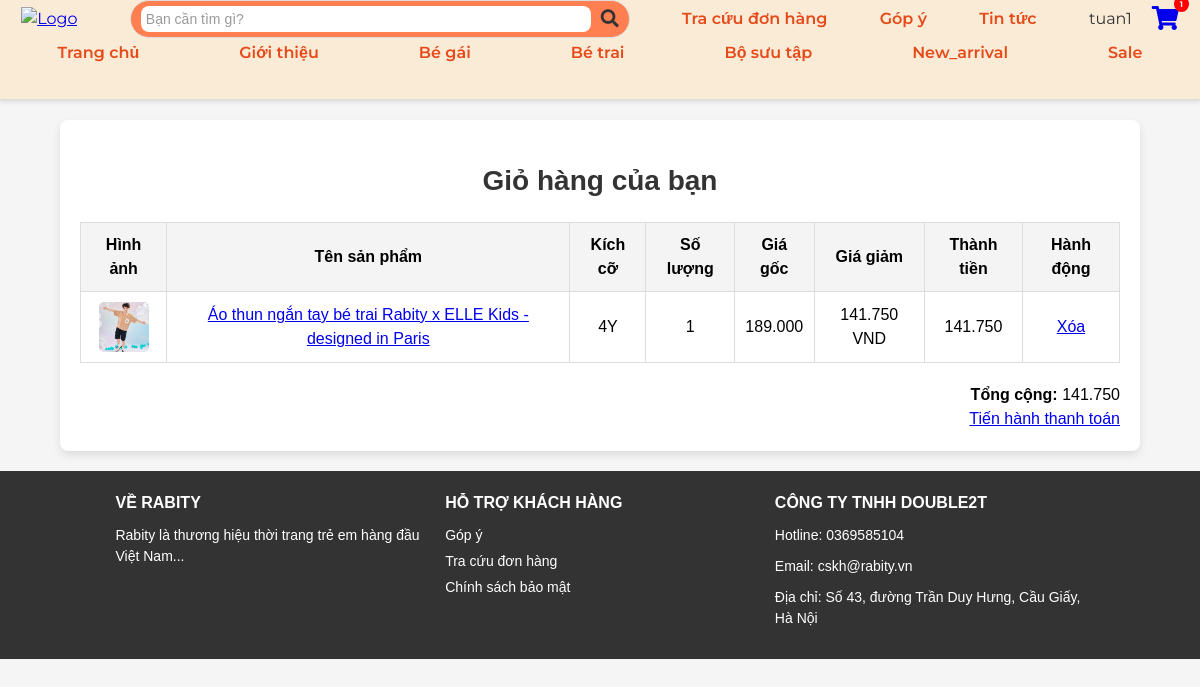
The app's page /cart/cart.php (signed in), older data.
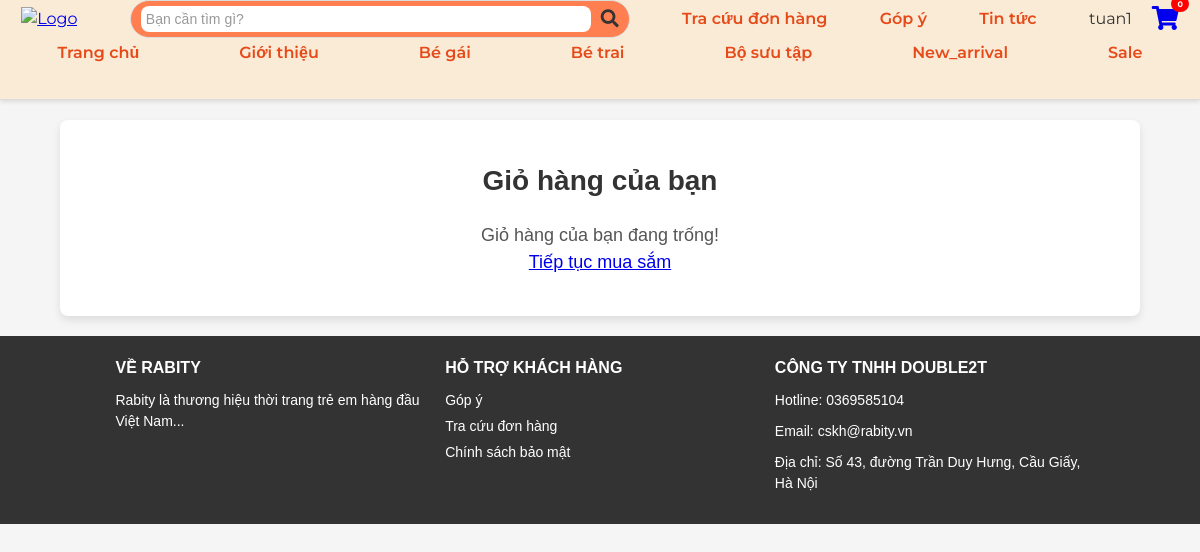
The same page, newer data.
### tables this page shows
CREATE TABLE `cart` (
  `id` int(11) NOT NULL,
  `user_id` int(11) NOT NULL,
  `product_id` int(11) NOT NULL,
  `quantity` int(11) NOT NULL DEFAULT 1,
  `created_at` timestamp NOT NULL DEFAULT current_timestamp(),
  `size` varchar(50) DEFAULT NULL
);

CREATE TABLE `products` (
  `id` int(11) NOT NULL,
  `product_code` varchar(50) NOT NULL,
  `name` varchar(255) NOT NULL,
  `image` varchar(255) NOT NULL,
  `description` text NOT NULL,
  `price` decimal(10,2) NOT NULL,
  `created_at` timestamp NOT NULL DEFAULT current_timestamp(),
  `sale_percentage` int(11) DEFAULT 0,
  `stock` int(11) DEFAULT 50,
  `cost_price` decimal(10,2) DEFAULT NULL,
  `sale_price` decimal(10,2) DEFAULT NULL,
  `sold_quantity` int(11) DEFAULT 0
);

### cart/cart.php (the view, shortened to what the changed rows need)
<?php
require '../db.php';
$user_id = $_SESSION['user_id'];
$stmt = $pdo->prepare("
    SELECT cart.quantity, cart.size, cart.product_id, products.name, products.price, products.sale_percentage, products.image
    FROM cart
    JOIN products ON cart.product_id = products.id
    WHERE cart.user_id = ?
");
$stmt->execute([$user_id]);
$cart_items = $stmt->fetchAll(PDO::FETCH_ASSOC);
?>
<!DOCTYPE html>
<html lang="en">
<head>
    <link rel="stylesheet" href="../css/style.css">
    <link rel="stylesheet" href="../css/cart.css">
    <link rel="stylesheet" href="../css/header.css">
    <link rel="stylesheet" href="../css/footer.css">
</head>
<body>
    <?php include '../header.php'; ?>
    <main>
        <div class="cart-container">
            <h1>Giỏ hàng của bạn</h1>
            <?php if (empty($cart_items)): ?>
                <div class="empty-cart">
                    <p>Giỏ hàng của bạn đang trống!</p>
                    <a href="../index.php" class="btn-return">Tiếp tục mua sắm</a>
                </div>
            <?php else: ?>
                <table>
                    <thead>
                        <tr>
                            <th>Hình ảnh</th>
                            <th>Tên sản phẩm</th>
                            <th>Kích cỡ</th>
                            <th>Số lượng</th>
                            <th>Giá gốc</th>
                            <th>Giá giảm</th>
                            <th>Thành tiền</th>
                            <th>Hành động</th>
                        </tr>
                    </thead>
                    <tbody>
                        <?php
                        $total = 0;
                        foreach ($cart_items as $item):
                            $sale_price = $item['sale_percentage'] > 0
                                ? $item['price'] * (1 - $item['sale_percentage'] / 100)
                                : $item['price'];
                            $subtotal = $item['quantity'] * $sale_price;
                            $total += $subtotal;
                        ?>
                            <tr>
                                <td>
                                    <img src="../uploads/<?php echo htmlspecialchars($item['image']); ?>"
                                        alt="<?php echo htmlspecialchars($item['name']); ?>"
                                        style="width:50px; height:50px; object-fit:cover;">
                                </td>
                                <td align="center"><a href="/php_btl/product_detail.php?id=<?php echo urlencode($item['product_id']); ?>">
                                        <?php echo htmlspecialchars($item['name']); ?>
                                    </a></a></td>
                                <td align="center"><?php echo htmlspecialchars($item['size']); ?></td>
                                <td align="center"><?php echo $item['quantity']; ?></td>
                                <td align="center"><?php echo number_format($item['price'], 0, ',', '.'); ?> </td>
                                <td align="center">
                                    <?php echo $item['sale_percentage'] > 0
                                        ? number_format($sale_price, 0, ',', '.') . ' VND'
                                        : '---'; ?>
                                </td>
                                <td align="center"><?php echo number_format($subtotal, 0, ',', '.'); ?> </td>
                                <td align="center">
                                    <a href="remove_from_cart.php?id=<?php echo $item['product_id']; ?>&size=<?php echo urlencode($item['size']); ?>" class="btn-remove">Xóa</a>
                                </td>
                            </tr>
                        <?php endforeach; ?>
                    </tbody>
                </table>
                <div class="cart-total">
                    <p><strong>Tổng cộng:</strong> <?php echo number_format($total, 0, ',', '.'); ?> </p>
                    <a href="checkout.php" class="btn-checkout">Tiến hành thanh toán</a>
                </div>
            <?php endif; ?>
        </div>
    </main>
    <?php include '../footer.php'; ?>
</body>
</html>

### header.php (shortened to what the changed rows need)
<?php
require 'db.php';
$cart_count = 0;
if (isset($_SESSION['user_id'])) {
    $user_id = $_SESSION['user_id'];
    $stmt = $pdo->prepare("SELECT SUM(quantity) AS total_quantity FROM cart WHERE user_id = ?");
    $stmt->execute([$user_id]);
    $result = $stmt->fetch(PDO::FETCH_ASSOC);
    $cart_count = $result['total_quantity'] ?? 0;
}
$categories = $pdo->query("
    SELECT c.id AS category_id, c.name AS category_name, sc.id AS subcategory_id, sc.name AS subcategory_name
    FROM categories c
    LEFT JOIN subcategories sc ON c.id = sc.category_id
    ORDER BY c.name, sc.name
")->fetchAll(PDO::FETCH_ASSOC);
$menu = [];
foreach ($categories as $row) {
    $menu[$row['category_name']][] = [
        'subcategory_id' => $row['subcategory_id'],
        'subcategory_name' => $row['subcategory_name']
    ];
}
?>
<!DOCTYPE html>
<html lang="en">
<head>
    <link rel="stylesheet" href="./css/header.css">
    <link href="https://cdnjs.cloudflare.com/ajax/libs/font-awesome/5.15.4/css/all.min.css" rel="stylesheet">
</head>
<body>
    <header class="header">
        <div class="header-top">
            <div class="header-icons">
                <div class="icon cart-icon">
                    <a href="/php_btl/cart/cart.php">
                        <i class="fas fa-shopping-cart"></i>
                        <span class="cart-count"><?php echo $cart_count; ?></span>
                    </a>
                </div>
            </div>
        </div>
        <nav class="header-nav">
            <ul>
                <?php foreach ($menu as $category_name => $subcategories): ?>
                    <li class="dropdown">
                        <a href="#" class="dropdown-toggle"><?php echo htmlspecialchars($category_name); ?></a>
                    </li>
                <?php endforeach; ?>
            </ul>
        </nav>
    </header>
</body>
</html>

Row changes from the older to the newer data that the page shows:
removed cart: product.image (picture), product.name "Áo thun ngắn tay bé trai Rabity x ELLE Kids - designed in Paris", size "4Y", quantity "1", product.price "189.000", product.price "141.750", quantity.price "141.750"
Text that changed along with them:
$cart_count: "1" → "0"
$total: "141.750" → (not shown)
text no longer shown: "Hình ảnh Tên sản phẩm Kích cỡ Số lượng Giá gốc Giá giảm Thành tiền Hành động Tổng cộng: Tiến hành thanh toán"
text now shown: "Giỏ hàng của bạn đang trống! Tiếp tục mua sắm"
